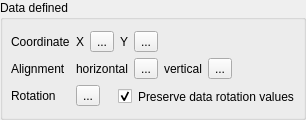
                       <widget class="QgsCollapsibleGroupBox" name="mPlacementDDGroupBox">
                        <property name="title">
                         <string>Data defined</string>
                        </property>
                        <property name="flat">
                         <bool>false</bool>
                        </property>
                        <property name="syncGroup" stdset="0">
                         <string notr="true">labelplacementgroup</string>
                        </property>
                        <layout class="QGridLayout" name="gridLayout_4">
                         <property name="leftMargin">
                          <number>8</number>
                         </property>
                         <property name="rightMargin">
                          <number>8</number>
                         </property>
                         <item row="0" column="1">
                          <layout class="QHBoxLayout" name="horizontalLayout_22">
                           <item>
                            <widget class="QLabel" name="mCoordXLabel">
                             <property name="sizePolicy">
                              <sizepolicy hsizetype="Maximum" vsizetype="Preferred">
                               <horstretch>0</horstretch>
                               <verstretch>0</verstretch>
                              </sizepolicy>
                             </property>
                             <property name="text">
                              <string>X</string>
                             </property>
                            </widget>
                           </item>
                           <item>
                            <widget class="QgsDataDefinedButton" name="mCoordXDDBtn">
                             <property name="text">
                              <string>...</string>
                             </property>
                            </widget>
                           </item>
                           <item>
                            <widget class="QLabel" name="mCoordYLabel">
                             <property name="sizePolicy">
                              <sizepolicy hsizetype="Maximum" vsizetype="Preferred">
                               <horstretch>0</horstretch>
                               <verstretch>0</verstretch>
                              </sizepolicy>
                             </property>
                             <property name="text">
                              <string>Y</string>
                             </property>
                            </widget>
                           </item>
                           <item>
                            <widget class="QgsDataDefinedButton" name="mCoordYDDBtn">
                             <property name="text">
                              <string>...</string>
                             </property>
                            </widget>
                           </item>
                           <item>
                            <spacer name="horizontalSpacer_22">
                             <property name="orientation">
                              <enum>Qt::Horizontal</enum>
                             </property>
                             <property name="sizeHint" stdset="0">
                              <size>
                               <width>0</width>
                               <height>20</height>
                              </size>
                             </property>
                            </spacer>
                           </item>
                          </layout>
                         </item>
                         <item row="2" column="0">
                          <widget class="QLabel" name="mCoordRotationLabel">
                           <property name="text">
                            <string>Rotation</string>
                           </property>
                          </widget>
                         </item>
                         <item row="0" column="0">
                          <widget class="QLabel" name="mCoordLabel">
                           <property name="text">
                            <string>Coordinate</string>
                           </property>
                          </widget>
                         </item>
                         <item row="1" column="0">
                          <widget class="QLabel" name="mCoordAlignmentLabel">
                           <property name="text">
                            <string>Alignment</string>
                           </property>
                          </widget>
                         </item>
                         <item row="2" column="1">
                          <layout class="QHBoxLayout" name="horizontalLayout_25">
                           <item>
                            <widget class="QgsDataDefinedButton" name="mCoordRotationDDBtn">
                             <property name="text">
                              <string>...</string>
                             </property>
                            </widget>
                           </item>
                           <item>
                            <widget class="QCheckBox" name="chkPreserveRotation">
                             <property name="toolTip">
                              <string>Uncheck to write labeling engine derived rotation on pin and NULL on unpin</string>
                             </property>
                             <property name="styleSheet">
                              <string notr="true">margin-left: 12px; margin-top: 3px;</string>
                             </property>
                             <property name="text">
                              <string>Preserve data rotation values</string>
                             </property>
                             <property name="checked">
                              <bool>true</bool>
                             </property>
                            </widget>
                           </item>
                          </layout>
                         </item>
                         <item row="1" column="1">
                          <widget class="QFrame" name="mCoordAlignmentFrame">
                           <layout class="QHBoxLayout" name="horizontalLayout_27">
                            <property name="margin">
                             <number>0</number>
                            </property>
                            <item>
                             <widget class="QLabel" name="mCoordAlignmentHLabel">
                              <property name="sizePolicy">
                               <sizepolicy hsizetype="Maximum" vsizetype="Preferred">
                                <horstretch>0</horstretch>
                                <verstretch>0</verstretch>
                               </sizepolicy>
                              </property>
                              <property name="text">
                               <string>horizontal</string>
                              </property>
                             </widget>
                            </item>
                            <item>
                             <widget class="QgsDataDefinedButton" name="mCoordAlignmentHDDBtn">
                              <property name="text">
                               <string>...</string>
                              </property>
                             </widget>
                            </item>
                            <item>
                             <widget class="QLabel" name="mCoordAlignmentVLabel">
                              <property name="sizePolicy">
                               <sizepolicy hsizetype="Maximum" vsizetype="Preferred">
                                <horstretch>0</horstretch>
                                <verstretch>0</verstretch>
                               </sizepolicy>
                              </property>
                              <property name="text">
                               <string>vertical</string>
                              </property>
                             </widget>
                            </item>
                            <item>
                             <widget class="QgsDataDefinedButton" name="mCoordAlignmentVDDBtn">
                              <property name="text">
                               <string>...</string>
                              </property>
                             </widget>
                            </item>
                            <item>
                             <spacer name="horizontalSpacer_21">
                              <property name="orientation">
                               <enum>Qt::Horizontal</enum>
                              </property>
                              <property name="sizeHint" stdset="0">
                               <size>
                                <width>0</width>
                                <height>20</height>
                               </size>
                              </property>
                             </spacer>
                            </item>
                           </layout>
                          </widget>
                         </item>
                        </layout>
                       </widget>
